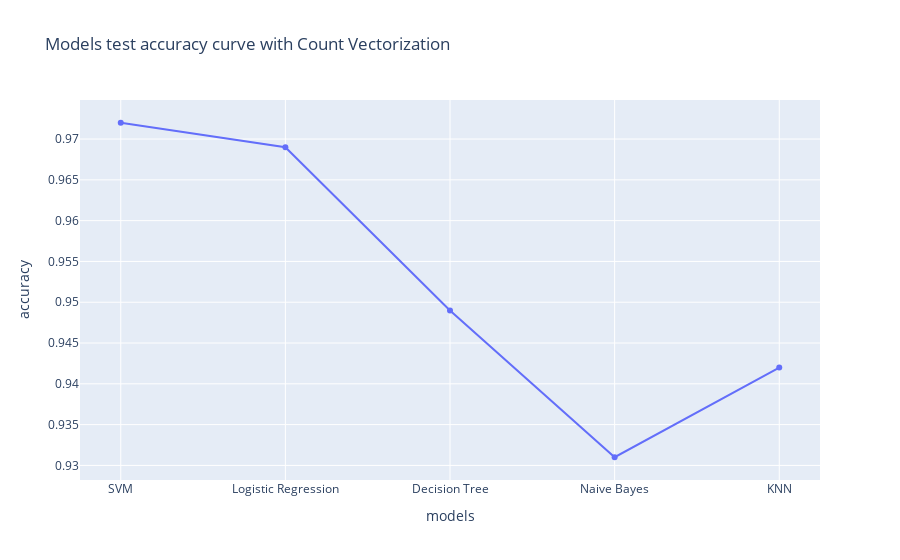

Here is the notebook cell this chart was saved with:
### Code cell
px.line(x=y_data,y=x_data,title="Models test accuracy curve with Count Vectorization",labels={'x':'models','y':'accuracy'},markers='o')

### Figure 1 — Plotly figure (JSON) as saved in the notebook; plotly's stock layout.template omitted (floating-point values rounded to 4 significant figures)
{"data": [{"hovertemplate": "models=%{x}<br>accuracy=%{y}<extra></extra>", "legendgroup": "", "line": {"color": "#636efa", "dash": "solid"}, "marker": {"symbol": "circle"}, "mode": "lines+markers", "name": "", "orientation": "v", "showlegend": false, "type": "scatter", "x": ["SVM", "Logistic Regression", "Decision Tree", "Naive Bayes", "KNN"], "xaxis": "x", "y": [0.972, 0.969, 0.949, 0.931, 0.942], "yaxis": "y"}], "layout": {"legend": {"tracegroupgap": 0}, "title": {"text": "Models test accuracy curve with Count Vectorization"}, "xaxis": {"anchor": "y", "domain": [0, 1], "title": {"text": "models"}}, "yaxis": {"anchor": "x", "domain": [0, 1], "title": {"text": "accuracy"}}}}
